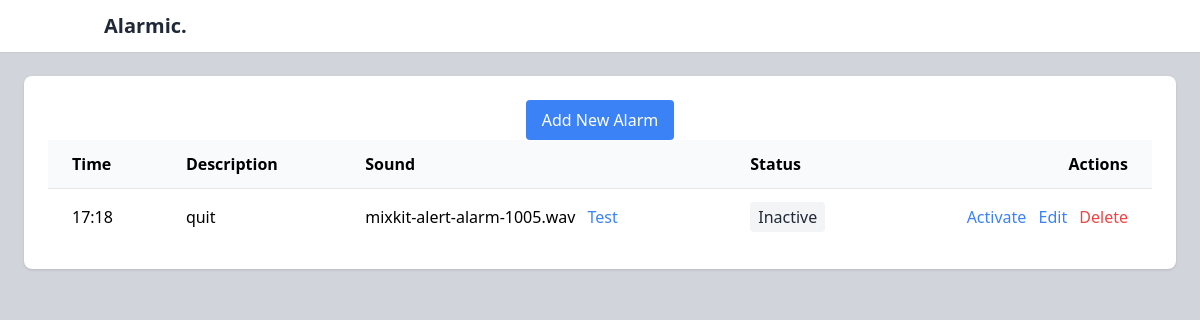
Before: / with the older database file.
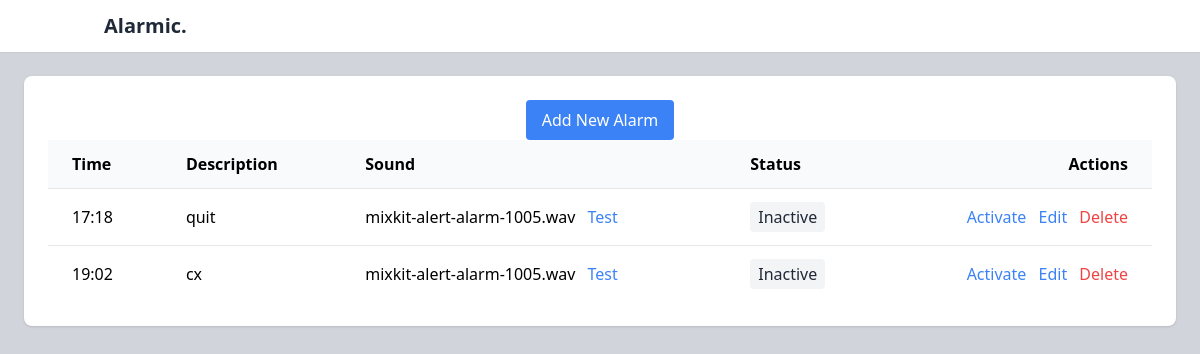
After: the same page with the newer database file.
### alarmic/models.py (models this page shows, shortened)
class Alarm(models.Model):
    time = models.TimeField()
    description = models.CharField(max_length=250, blank=True)
    is_active = models.BooleanField(default=True)
    created_at = models.DateTimeField(auto_now_add=True)
    sound = models.CharField(max_length=100, default='default_alarm.mp3')

### alarmic/views.py (the view)
# urls.py: path('', views.alarm_list, name='alarm-list'),
def alarm_list(request):
    alarms = Alarm.objects.all().order_by('time')
    available_sounds = get_available_sounds()
    context = {
        'alarms': alarms,
        'available_sounds': available_sounds
    }
    return render(request, 'alarmic/alarm_list.html', context)

### alarmic/views.py (called while the page is built)
def get_available_sounds():
    sounds_dir = os.path.join(settings.MEDIA_ROOT, 'alarm_sounds')
    if not os.path.exists(sounds_dir):
        os.makedirs(sounds_dir)
    sounds = []
    for file in os.listdir(sounds_dir):
        if file.endswith(('.mp3', '.wav')):
            sounds.append(file)
    return sounds

### alarmic/templates/alarmic/alarm_list.html (shortened to what this page needs)
{% extends 'base.html' %}
{% block content %}
<div class="bg-white rounded-lg shadow p-6 ">
    <div class="flex flex-col items-center space-y-4">
        <a href="{% url 'alarm-create' %}" class="bg-blue-500 text-white px-4 py-2 rounded hover:bg-blue-600">
            Add New Alarm
        </a>
    </div>
    {% if alarms %}
        <div class="overflow-x-auto">
            <table class="w-full">
                <thead>
                    <tr class="bg-gray-50">
                        <th class="px-6 py-3 text-left">Time</th>
                        <th class="px-6 py-3 text-left">Description</th>
                        <th class="px-6 py-3 text-left">Sound</th>
                        <th class="px-6 py-3 text-left">Status</th>
                        <th class="px-6 py-3 text-right">Actions</th>
                    </tr>
                </thead>
                <tbody>
                    {% for alarm in alarms %}
                    <tr class="border-t">
                        <td class="px-6 py-4">{{ alarm.time|time:"H:i" }}</td>
                        <td class="px-6 py-4">{{ alarm.description }}</td>
                        <td class="px-6 py-4">
                            {{ alarm.sound }}
                            <button onclick="testSound('{{ alarm.sound }}')"
                                    class="ml-2 text-blue-500 hover:text-blue-700">
                                Test
                            </button>
                        </td>
                        <td class="px-6 py-4">
                            <span class="px-2 py-1 rounded {% if alarm.is_active %}bg-green-100 text-green-800{% else %}bg-gray-100 text-gray-800{% endif %}">
                                {{ alarm.is_active|yesno:"Active,Inactive" }}
                            </span>
                        </td>
                        <td class="px-6 py-4 text-right space-x-2">
                            <form action="{% url 'alarm-toggle' alarm.pk %}" method="POST" class="inline">
                                <button type="submit"
                                        class="text-blue-500 hover:text-blue-700">
                                    {{ alarm.is_active|yesno:"Deactivate,Activate" }}
                                </button>
                            </form>
                            <a href="{% url 'alarm-update' alarm.pk %}"
                               class="text-blue-500 hover:text-blue-700">
                                Edit
                            </a>
                            <a href="{% url 'alarm-delete' alarm.pk %}"
                               class="text-red-500 hover:text-red-700">
                                Delete
                            </a>
                        </td>
                    </tr>
                    {% endfor %}
                </tbody>
            </table>
        </div>
    {% else %}
        <p class="text-gray-500 text-center py-8">No alarms set. Create your first alarm!</p>
    {% endif %}
</div>
{% endblock %}

Changed rows visible on the page:
added Alarm: time "19:02", description "cx", sound "mixkit-alert-alarm-1005.wav", is_active "Inactive", is_active "Activate"
